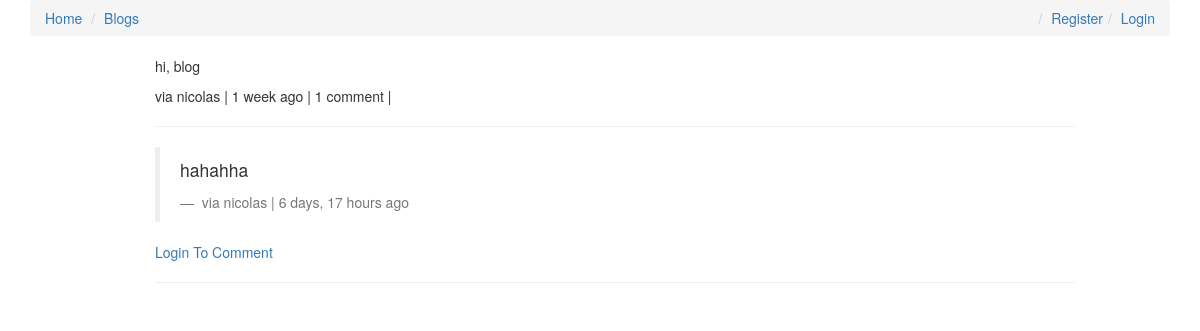
Before: /comments/1/ with the older database file.
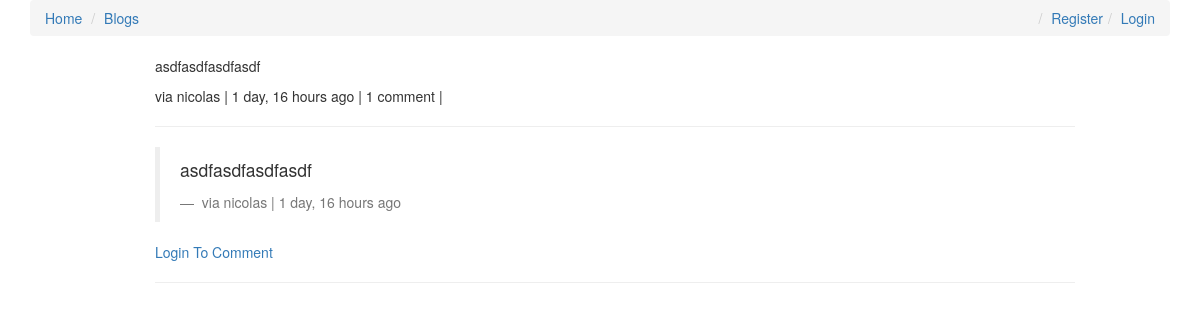
After: the same page with the newer database file.
### comments/models.py (models this page shows, shortened)
class Comment(models.Model):
    user = models.ForeignKey(settings.AUTH_USER_MODEL, default=1)
    content_type = models.ForeignKey(ContentType, on_delete=models.CASCADE)
    object_id = models.PositiveIntegerField()
    content_object = GenericForeignKey('content_type', 'object_id')
    parent = models.ForeignKey("self", null=True, blank=True)
    content = models.TextField()
    timestamp = models.DateTimeField(auto_now_add=True)
    def children(self):  # replies
        return Comment.objects.filter(parent=self)
    objects = CommentManager()
    class Meta:
        app_label = "comments"
        ordering = ['-timestamp']

### comments/views.py (the view, shortened to what this page needs)
# urls.py: url(r'^(?P<id>\d+)/$', comments_thread, name="comments_thread"),
def comments_thread(request, id):
    comment = get_object_or_404(Comment, id=id)
    initial_data = {
        "content_type": comment.content_type,  # blog that the comment is on
        "object_id": comment.object_id,
    }
    form = CommentForm(request.POST or None, initial=initial_data)
    context = {
        "comment": comment,
        "form": form
    }
    return render(request, "comments/comments_thread.html", context)

### comments/models.py (called while the page is built)
    def all(self):
        qs = super(CommentManager, self).filter(parent=None)
        return qs

### comments/templates/comments/comments_thread.html (shortened to what this page needs)
{% extends 'index.html' %}
{% load urlify %}
{% load crispy_forms_tags %}
{% block content %}
<div class="container">
    <div class="col-sm-10 col-sm-offset-1">
                <p>{{ comment.content }}</p>
                <footer> via {{ comment.user }} | {{ comment.timestamp | timesince }} ago |
                    {% if comment.children.count > 0 %} {{ comment.children.count }} comment{% if comment.children.count > 1 %}s{% endif %} | {% endif %}</footer>
                <hr/>
                <div >
                    {% for child_comment in comment.children %}
                    <blockquote>
                        <p>{{ child_comment.content }}</p>
                        <footer> via {{ child_comment.user }} | {{ child_comment.timestamp | timesince }} ago</footer>
                    </blockquote>
                    {% endfor %}
                    {% if request.user.is_authenticated %}
                    <form method="POST" action=".">
                        {% csrf_token %}
                        {{ form | crispy }}
                        <input type="hidden" name="parent_id" value="{{ comment.id }}">
                        <input type="submit" value="Reply" class="btn btn-default">
                    </form>
                    {% else %}
                        <a href="{% url 'accounts:login_view' %}?next={{request.path}}">Login To Comment</a>
                    {% endif %}
                </div>
            <hr/>
    </div>
</div>
{% endblock content %}

### templates/index.html (shortened to what this page needs)
<!DOCTYPE HTML>
{% load static %}
<html>
<head>
    <link rel="stylesheet" href="https://maxcdn.bootstrapcdn.com/bootstrap/3.3.7/css/bootstrap.min.css"
>
    <link rel="stylesheet" href="https://maxcdn.bootstrapcdn.com/bootstrap/3.3.7/css/bootstrap-theme.min.css"
>
    <link rel="stylesheet" href="https://maxcdn.bootstrapcdn.com/font-awesome/4.7.0/css/font-awesome.min.css" >
    <link rel="stylesheet" type="text/css" href="{% static 'css/base.css' %}">
</head>
<body>
<div class="container">
    <ol class="breadcrumb">
        <li><a href="{% url 'blogs:blogs_index' %}">Home</a></li>
        <li><a href="{% url 'blogs:blogs_index' %}">Blogs</a></li>
        {% if not request.user.is_authenticated %}
        <li class="pull-right"><a href="{% url 'accounts:login_view'  %}?next={{request.path}}">Login</a></li>
        <li class="pull-right"><a href="{% url 'accounts:register_view'  %}?next={{request.path}}">Register</a></li>
        {% else %}
        <li class="pull-right"><a href="{% url 'accounts:logout_view'  %}?next={{request.path}}">Logout</a></li>
        <li class="pull-right"> Welcome {{ request.user.username|title }} !</li>
        {% endif %}
    </ol>
</div>
<div class="container">
    {% block content %}
    {% endblock content %}
</div>
</body>
</html>

Changed rows visible on the page:
removed Comment: content "hahahha", user "nicolas", timestamp "6 days, 17 hours"
changed Comment id 1: content "hi, blog" → "asdfasdfasdfasdf"; timestamp "1 week" → "1 day, 16 hours"
now on this page (row edited): Comment: content "asdfasdfasdfasdf", user "nicolas", timestamp "1 day, 16 hours"
